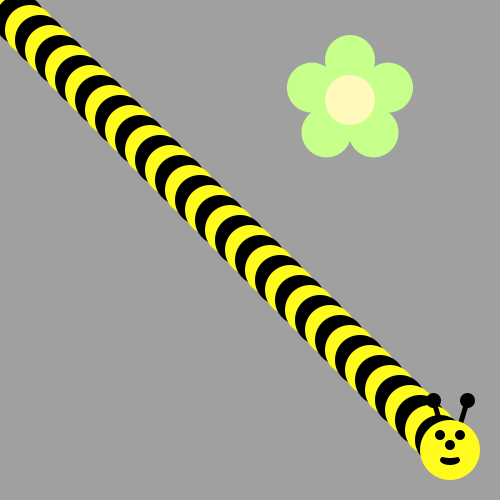
Frame 1 (no input)
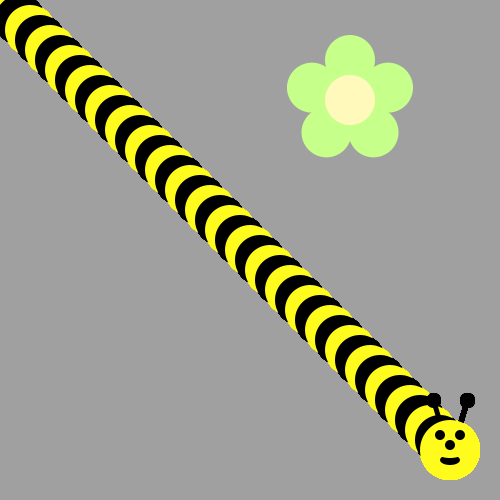
Frame 60 (the mouse pressed at the canvas centre just before this capture)
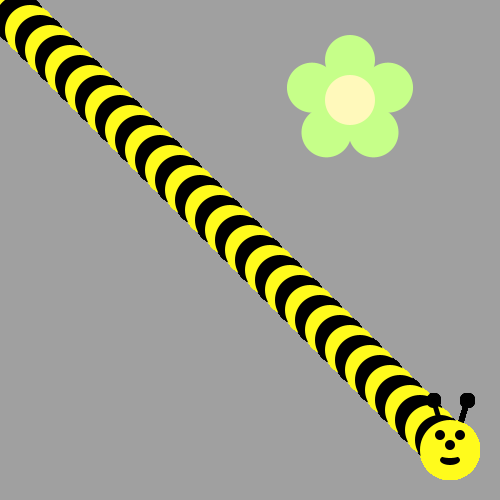
Frame 120 (the mouse held since frame 60 and released just before this capture)

The Processing sketch that drew these frames (run headless with seeded random() and noise(); from frame 60 on, the mouse is pressed at the canvas centre):

// Processing sketch: BEEEEE
// ── BEEEEE.pde
void draw() {
/*Use a loop to make a body for the Bee!
Then put his head on using drawBeeFace(x,y)
Use Modulo to make the colors alternate 
*/
int h=1;
for(int k=0;k<450;k+=10){
 
  if(h%2 == 0){
    fill(255,251,28);}
    else {
     fill(0,0,0); 
    }
    h++;
  ellipse(k,k,50,50);
}

drawBeeFace(450,450);
}

void drawFlower(int x, int y) {
     noStroke();
     translate(x, y);
     // draw 5 petals, rotating after each one<
     fill(#c6ff89);      // green
      for (int i = 0; i < 5; i++) {
           ellipse(0, -40, 50, 50);
          rotate(radians(72));
     }
     fill(#fff9bb); // light yellow
     ellipse(0, 0, 50, 50);
} 

void drawBeeFace(int BeeFaceX,int BeeFaceY) {
     noStroke();
     fill(0, 0, 0);
     stroke(1);
     strokeWeight(5);
     line(BeeFaceX-10, BeeFaceY-27, BeeFaceX-17, BeeFaceY-50);
     line(BeeFaceX+10, BeeFaceY-27, BeeFaceX+17, BeeFaceY-50);
     ellipse(BeeFaceX-17, BeeFaceY-50, 10, 10);
     ellipse(BeeFaceX+17, BeeFaceY-50, 10, 10);
     noStroke();
     fill(255, 251, 28);
     ellipse(BeeFaceX, BeeFaceY, 60, 60); // face
     fill(255, 237, 209);
     fill(0,0,0);
      ellipse(BeeFaceX-10, BeeFaceY-15, 10, 10); // eyes
     ellipse(BeeFaceX+10, BeeFaceY-15, 10, 10);
      ellipse(BeeFaceX, BeeFaceY-5, 10, 10); // nose
      ellipse(BeeFaceX, BeeFaceY+10, 20, 10);// mouth
     fill(255, 251, 28);
     ellipse(BeeFaceX, BeeFaceY+5, 20, 6);
}

void setup() {
     ellipseMode(CENTER);
     size(500, 500);
     background(160, 160, 160);
      drawFlower(350, 100);
}
